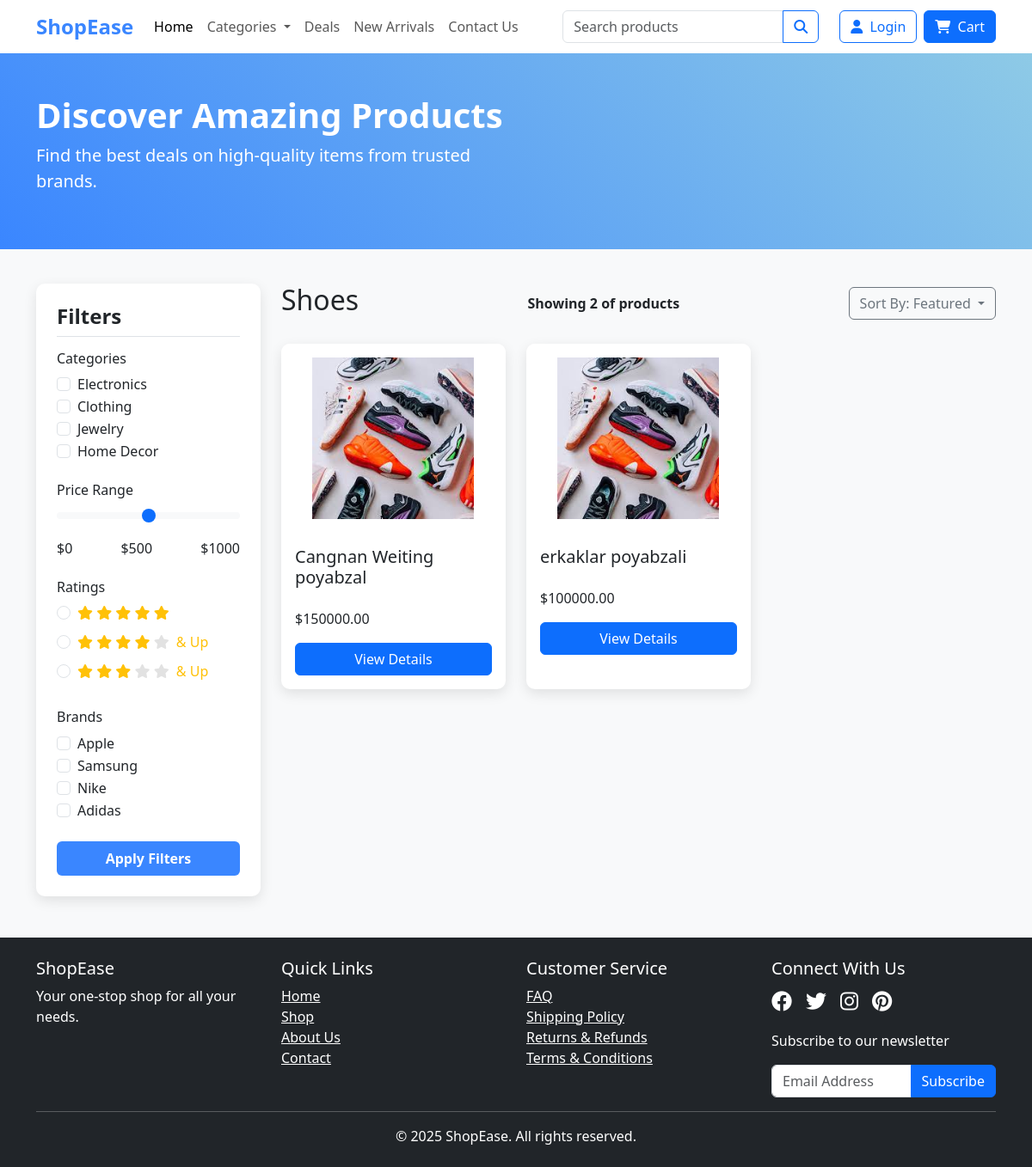
Page /category/?id=2 on the committed database.
### app/models.py (models this page shows, shortened)
class Category(models.Model):
    STATUS_CHOICES = (
        ('active', 'Active'),
        ('inactive', 'Inactive'),
    )
    name = models.CharField(max_length=100, unique=True)
    slug = models.SlugField(
        max_length=100,
        unique=True,
        blank=True,
        help_text="Auto-generated from name if left blank"
    )
    parent = models.ForeignKey(
        'self',
        on_delete=models.SET_NULL,
        null=True,
        blank=True,
        related_name='subcategories',
        help_text="Parent category, if any"
    )
    status = models.CharField(
        max_length=20,
        choices=STATUS_CHOICES,
        default='active'
    )
    description = models.TextField(blank=True, null=True)
    image = models.ImageField(upload_to='categories/')
    meta_title = models.CharField(max_length=200, blank=True, null=True)
    meta_description = models.TextField(blank=True, null=True)
    meta_keywords = models.CharField(
        max_length=200,
        blank=True,
        null=True,
        help_text="Comma-separated keywords"
    )
    created_at = models.DateTimeField(auto_now_add=True)
    updated_at = models.DateTimeField(auto_now=True)
    class Meta:
        verbose_name = "Category"
        verbose_name_plural = "Categories"

class Product(models.Model):
    STATUS_CHOICES = (
        ('Active', 'Active'),
        ('Draft', 'Draft'),
        ('Out of Stock', 'Out of Stock'),
    )
    name = models.CharField(max_length=255)
    sku = models.CharField(max_length=50, blank=True)
    category = models.ForeignKey(Category, on_delete=models.CASCADE, related_name='products', null=True)
    price = models.DecimalField(max_digits=10, decimal_places=2)
    discount_price = models.DecimalField(max_digits=10, decimal_places=2, null=True, blank=True)
    description = models.TextField(blank=True)
    inventory = models.PositiveIntegerField(default=0)
    image = models.ImageField(upload_to='products/', null=True, blank=True)
    weight = models.DecimalField(max_digits=6, decimal_places=2, null=True, blank=True)
    status = models.CharField(max_length=20, choices=STATUS_CHOICES, default='Active')
    tags = models.CharField(max_length=255, blank=True)
    seo_title = models.CharField(max_length=255, blank=True)
    seo_description = models.TextField(blank=True)
    created_at = models.DateTimeField(auto_now_add=True)
    updated_at = models.DateTimeField(auto_now=True)

### app/views.py (the view)
# urls.py: path('category/', CategoryView.as_view(), name='category'),
class CategoryView(ListView):
    model = Product
    template_name = 'ecomm/productlisting.html'
    context_object_name = 'products'
    def get_queryset(self):
        category_id = self.request.GET.get('id')
        if category_id:
            return Product.objects.filter(category__id=category_id)
        return Product.objects.all()
    def get_context_data(self, **kwargs):
        context = super().get_context_data(**kwargs)
        category_id = self.request.GET.get('id')
        if category_id:
            context['category'] = Category.objects.get(id=category_id)
        return context

### templates/ecomm/productlisting.html (shortened to what this page needs)
<!DOCTYPE html>
<html lang="en">
<head>
    <link href="https://cdnjs.cloudflare.com/ajax/libs/bootstrap/5.3.0/css/bootstrap.min.css" rel="stylesheet">
    <link href="https://cdnjs.cloudflare.com/ajax/libs/font-awesome/6.4.0/css/all.min.css" rel="stylesheet">
</head>
<body>
{% block content %}
    {% include 'ecomm/navbar.html' %}
    <div class="hero-section">
        <div class="container">
            <div class="row">
                <div class="col-md-6">
                    <h1>Discover Amazing Products</h1>
                    <p class="lead">Find the best deals on high-quality items from trusted brands.</p>
                </div>
            </div>
        </div>
    </div>
    <div class="container mb-5">
        <div class="row">
            <div class="col-lg-3">
                <div class="filter-sidebar sticky-top" style="top: 20px;">
                    <h4 class="filter-header">Filters</h4>
                    <div class="filter-group">
                        <h6>Categories</h6>
                        <div class="form-check">
                            <input class="form-check-input" type="checkbox" id="electronics">
                            <label class="form-check-label" for="electronics">Electronics</label>
                        </div>
                        <div class="form-check">
                            <input class="form-check-input" type="checkbox" id="clothing">
                            <label class="form-check-label" for="clothing">Clothing</label>
                        </div>
                        <div class="form-check">
                            <input class="form-check-input" type="checkbox" id="jewelry">
                            <label class="form-check-label" for="jewelry">Jewelry</label>
                        </div>
                        <div class="form-check">
                            <input class="form-check-input" type="checkbox" id="homeDecor">
                            <label class="form-check-label" for="homeDecor">Home Decor</label>
                        </div>
                    </div>
                    <div class="filter-group">
                        <h6>Price Range</h6>
                        <input type="range" class="form-range" min="0" max="1000" step="10" id="priceRange">
                        <div class="price-range">
                            <span>$0</span>
                            <span id="priceValue">$500</span>
                            <span>$1000</span>
                        </div>
                    </div>
                    <div class="filter-group">
                        <h6>Ratings</h6>
                        <div class="form-check">
                            <input class="form-check-input" type="radio" name="rating" id="rating5">
                            <label class="form-check-label" for="rating5">
                                <div class="rating">
                                    <i class="fas fa-star"></i>
                                    <i class="fas fa-star"></i>
                                    <i class="fas fa-star"></i>
                                    <i class="fas fa-star"></i>
                                    <i class="fas fa-star"></i>
                                </div>
                            </label>
                        </div>
                        <div class="form-check">
                            <input class="form-check-input" type="radio" name="rating" id="rating4">
                            <label class="form-check-label" for="rating4">
                                <div class="rating">
                                    <i class="fas fa-star"></i>
                                    <i class="fas fa-star"></i>
                                    <i class="fas fa-star"></i>
                                    <i class="fas fa-star"></i>
                                    <i class="fas fa-star star-gray"></i>
                                    <span class="ms-1">& Up</span>
                                </div>
                            </label>
                        </div>
                        <div class="form-check">
                            <input class="form-check-input" type="radio" name="rating" id="rating3">
                            <label class="form-check-label" for="rating3">
                                <div class="rating">
                                    <i class="fas fa-star"></i>
                                    <i class="fas fa-star"></i>
                                    <i class="fas fa-star"></i>
                                    <i class="fas fa-star star-gray"></i>
                                    <i class="fas fa-star star-gray"></i>
                                    <span class="ms-1">& Up</span>
                                </div>
                            </label>
                        </div>
                    </div>
                    <div class="filter-group">
                        <h6>Brands</h6>
                        <div class="form-check">
                            <input class="form-check-input" type="checkbox" id="brand1">
                            <label class="form-check-label" for="brand1">Apple</label>
                        </div>
                        <div class="form-check">
                            <input class="form-check-input" type="checkbox" id="brand2">
                            <label class="form-check-label" for="brand2">Samsung</label>
                        </div>
                        <div class="form-check">
                            <input class="form-check-input" type="checkbox" id="brand3">
                            <label class="form-check-label" for="brand3">Nike</label>
                        </div>
                        <div class="form-check">
                            <input class="form-check-input" type="checkbox" id="brand4">
                            <label class="form-check-label" for="brand4">Adidas</label>
                        </div>
                    </div>
                    <button class="btn btn-filter w-100">Apply Filters</button>
                </div>
            </div>
            <div class="col-lg-9">
                <div class="d-flex justify-content-between align-items-center mb-4">
                    {% if category %}
                        <h2>{{ category.name }}</h2>
                    {% else %}
                        <h2>All Products</h2>
                    {% endif %}
                    <p class="product-count mb-0">Showing <span id="productCount">{{ products|length }}</span>
                        of {{ total_products }} products</p>
                    <div class="sort-dropdown dropdown">
                        <button class="btn btn-outline-secondary dropdown-toggle" type="button" id="sortDropdown"
                                data-bs-toggle="dropdown">
                            Sort By: <span id="currentSort">
                    {% if current_sort == 'featured' %}Featured
                    {% elif current_sort == 'price-low' %}Price: Low to High
                    {% elif current_sort == 'price-high' %}Price: High to Low
                    {% elif current_sort == 'rating' %}Customer Rating
                    {% elif current_sort == 'newest' %}Newest Arrivals
                    {% else %}Featured{% endif %}
                </span>
                        </button>
                    </div>
                </div>
                <div class="row row-cols-1 row-cols-md-2 row-cols-lg-3 g-4" id="productGrid">
                    {% for product in products %}
                        <div class="col">
                            <div class="card h-100 product-card">
                                {% if product.image %}
                                    <img src="{{ product.image.url }}" class="card-img-top" alt="{{ product.name }}">
                                {% else %}
                                    <img src="" class="card-img-top"
                                         alt="Product placeholder">
                                {% endif %}
                                <div class="card-body">
                                    <h5 class="card-title">{{ product.name }}</h5>
                                    <p class="price">${{ product.price }}</p>
                                    <a href="{% url 'product_detail' product.pk %}" class="btn btn-primary">View
                                        Details</a>
                                </div>
                            </div>
                        </div>
                    {% empty %}
                        <div class="col-12 text-center py-5">
                            <p>No products found in this category.</p>
                        </div>
                    {% endfor %}
                </div>
            </div>
        </div>
    </div>
    <footer class="bg-dark text-white py-4">
        <div class="container">
            <div class="row">
                <div class="col-md-3">
                    <h5>ShopEase</h5>
                    <p>Your one-stop shop for all your needs.</p>
                </div>
                <div class="col-md-3">
                    <h5>Quick Links</h5>
                    <ul class="list-unstyled">
                        <li><a href="#" class="text-white">Home</a></li>
                        <li><a href="#" class="text-white">Shop</a></li>
                        <li><a href="#" class="text-white">About Us</a></li>
                        <li><a href="#" class="text-white">Contact</a></li>
                    </ul>
                </div>
                <div class="col-md-3">
                    <h5>Customer Service</h5>
                    <ul class="list-unstyled">
                        <li><a href="#" class="text-white">FAQ</a></li>
                        <li><a href="#" class="text-white">Shipping Policy</a></li>
                        <li><a href="#" class="text-white">Returns & Refunds</a></li>
                        <li><a href="#" class="text-white">Terms & Conditions</a></li>
                    </ul>
                </div>
                <div class="col-md-3">
                    <h5>Connect With Us</h5>
                    <div class="d-flex gap-3 fs-4 mb-3">
                        <a href="#" class="text-white"><i class="fab fa-facebook"></i></a>
                        <a href="#" class="text-white"><i class="fab fa-twitter"></i></a>
                        <a href="#" class="text-white"><i class="fab fa-instagram"></i></a>
                        <a href="#" class="text-white"><i class="fab fa-pinterest"></i></a>
                    </div>
                    <p>Subscribe to our newsletter</p>
                    <div class="input-group">
                        <input type="email" class="form-control" placeholder="Email Address">
                        <button class="btn btn-primary">Subscribe</button>
                    </div>
                </div>
            </div>
            <hr>
            <div class="text-center">
                <p class="mb-0">© 2025 ShopEase. All rights reserved.</p>
            </div>
        </div>
    </footer>
{% endblock %}
</body>
</html>

### templates/ecomm/productlisting.html (style rules this page uses)
:root { --primary-color: #3a86ff; --secondary-color: #ff006e; --bg-light: #f8f9fa; --text-color: #212529; --card-shadow: 0 5px 15px rgba(0, 0, 0, 0.1); --hover-shadow: 0 10px 25px rgba(0, 0, 0, 0.2); }
body { font-family: 'Segoe UI', Tahoma, Geneva, Verdana, sans-serif; background-color: var(--bg-light); color: var(--text-color); }
.hero-section { background: linear-gradient(45deg, #3a86ff, #8ecae6); color: white; padding: 3rem 0; margin-bottom: 2.5rem; }
.hero-section h1 { font-weight: 700; font-size: 2.5rem; }
.card { border: none; transition: all 0.3s; box-shadow: var(--card-shadow); border-radius: 10px; overflow: hidden; height: 100%; }
.card-img-top { height: 220px; object-fit: contain; background-color: #fff; padding: 1rem; }
.card-body { display: flex; flex-direction: column; }
.rating { color: #ffc107; margin-bottom: 0.5rem; }
.star-gray { color: #e2e2e2; }
.filter-sidebar { background-color: white; padding: 1.5rem; border-radius: 10px; box-shadow: var(--card-shadow); }
.filter-header { font-weight: 600; border-bottom: 1px solid #dee2e6; padding-bottom: 0.5rem; margin-bottom: 1rem; }
.filter-group { margin-bottom: 1.5rem; }
.price-range { display: flex; justify-content: space-between; margin-top: 0.5rem; }
.btn-filter { background-color: var(--primary-color); border: none; color: white; font-weight: 600; padding: 0.5rem 1.5rem; }
.product-count { font-weight: 600; }

### rows in the picture
Category: name "Shoes"
Product: image (picture), name "Cangnan Weiting poyabzal", price "150000.00"
Product: image (picture), name "erkaklar poyabzali", price "100000.00"

### other values in the picture
{{ products|length }} "2"
